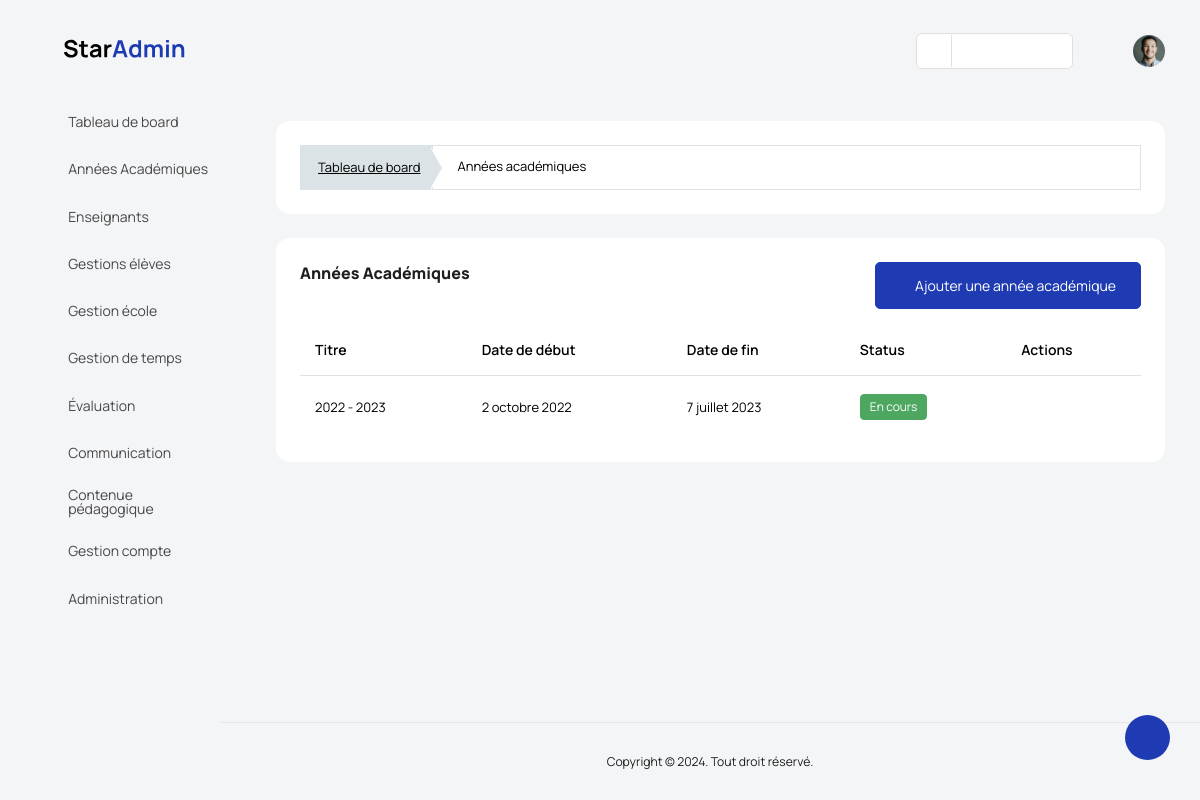
The app's page /année-academiques/ (signed in) with its own data.
### backend/models/gestion_ecole.py (models this page shows, shortened)
class AcademicYear(models.Model):
    label = models.CharField(max_length=50)
    start_date = models.DateField(blank=True, null=True)
    end_date = models.DateField(blank=True, null=True)
    status = models.BooleanField(default=True)
    school = models.ForeignKey(Etablishment, on_delete=models.CASCADE)
    created_at = models.DateTimeField(auto_now_add=True)
    updated_at = models.DateTimeField(auto_now=True)

### manager_dashboard/views/gestion_universite_view.py (called while the page is built)
    def dispatch(self,request, *args, **kwargs):
        if not request.user.is_authenticated:
            return redirect('backend:login')
        if request.user.is_manager or request.user.is_admin_school:
            return super().dispatch(request, *args, **kwargs)
        return redirect('backend:logout')

    def get(self, request, *args, **kwargs):
        academic_years = AcademicYear.objects.filter(school=request.user.school).order_by('-label')
        context = {'academic_years': academic_years}
        return render(request, template_name=self.template, context=context)

### manager_dashboard/templates/manager_dashboard/gestion_ecole/annee_academiques.html (shortened to what this page needs)
{% extends '../base.html' %}
{% load static %}
{% block content %}
<div class="col-md-12 grid-margin stretch-card">
    <div class="card">
        <div class="card-body">
            <div class="template-demo">
                <nav aria-label="breadcrumb">
                    <ol class="breadcrumb breadcrumb-custom">
                        <li class="breadcrumb-item"><a href='{% url "manager_dashboard:index" %}'>Tableau de board</a></li>
                        <li class="breadcrumb-item active" aria-current="page"><span>Années académiques</span></li>
                    </ol>
                </nav>
            </div>
        </div>
    </div>
</div>
<div class="card">
    <div class="card-body">
        <div class="d-sm-flex justify-content-between align-items-start">
            <div>
            <h4 class="card-title card-title-dash">Années Académiques</h4>
            </div>
            <div>
            <a href='{% url "manager_dashboard:add_year" %}' class="btn btn-primary text-white mb-0 me-0"><i
                class="mdi mdi-calendar-plus "></i> Ajouter une année académique</a>
            </div>
        </div>
        <div class="row mt-3">
            <div class="col-12">
                <div class="table-responsive">
                    <table id="order-listing" class="table">
                        <thead>
                            <tr>
                                <th>Titre</th>
                                <th>Date de début</th>
                                <th>Date de fin</th>
                                <th>Status</th>
                                <th>Actions</th>
                            </tr>
                        </thead>
                        <tbody id='elementList'>
                            {% for year in academic_years %}
                                <tr data-id='{{year.id}}'>
                                    <td>{{year.label}}</td>
                                    <td>{{year.start_date}}</td>
                                    <td>{{year.end_date}}</td>
                                    <td>
                                        {% if year.status %}
                                            <label class="badge badge-success">En cours</label>
                                        {% else %}
                                            <label class="badge badge-danger">Clôturé</label>
                                        {% endif %}
                                    </td>
                                    <td>
                                        <a href='{% url "manager_dashboard:edit_year" year.id %}' class='p-2'><i class="fa fa-edit h4 text-dark"></i></a>
                                        <a href="#" onclick="delete_function({{year.id}})" ><i class="fa fa-trash-o h4 text-danger"></i></a>
                                    </td>
                                </tr>
                            {% endfor %}
                        </tbody>
                    </table>
                </div>
            </div>
        </div>
    </div>
</div>
{% endblock content %}

### records on screen
AcademicYear: label "2022 - 2023", start_date "2 octobre 2022", end_date "7 juillet 2023", status "En cours"
